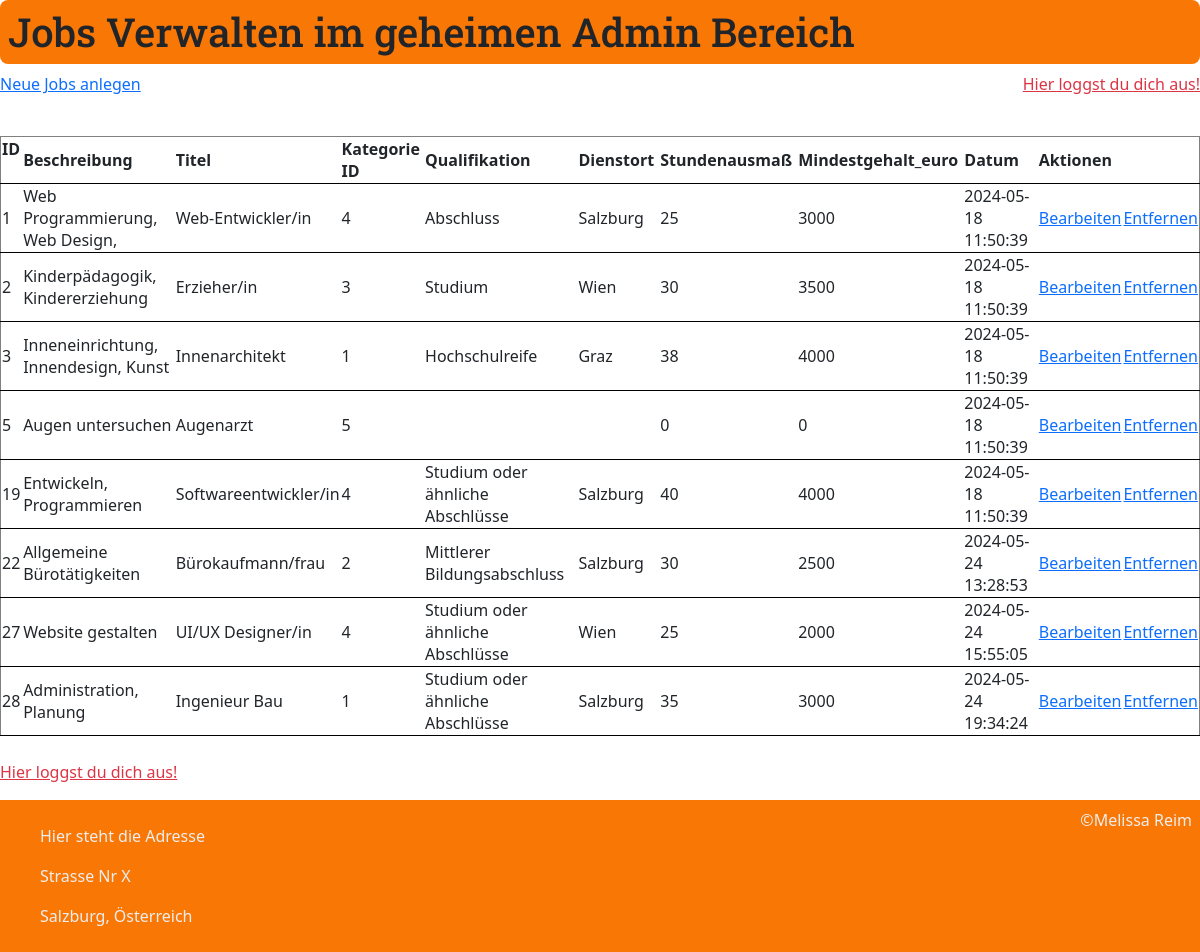
Page /PHP/admin/jobs_liste.php (signed in) on the earlier database version.
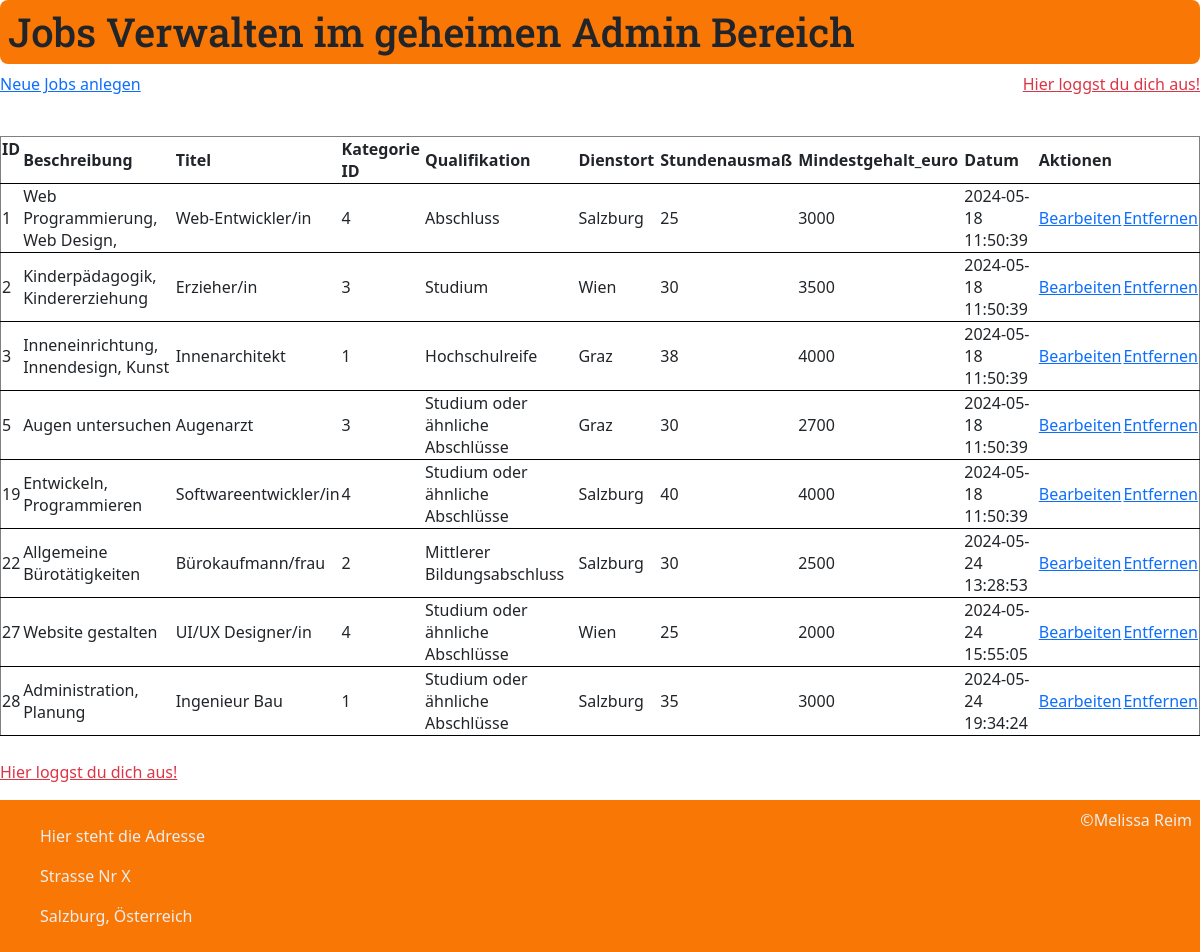
Same page on the later database version.
### tables this page shows
CREATE TABLE `jobs` (
  `id` int(10) UNSIGNED NOT NULL,
  `jobs` varchar(255) NOT NULL,
  `titel` varchar(255) NOT NULL,
  `kategorie_id` int(10) UNSIGNED NOT NULL,
  `qualifikation` varchar(255) NOT NULL,
  `dienstort` varchar(50) NOT NULL,
  `stundenausmaß` varchar(255) NOT NULL,
  `mindestgehalt_euro` varchar(255) NOT NULL,
  `datum` datetime NOT NULL DEFAULT current_timestamp(),
  `aktiv` timestamp(6) NOT NULL DEFAULT current_timestamp(6) ON UPDATE current_timestamp(6)
);

### PHP/admin/funktionen.php (called while the page is built, shortened)
<?php
$db = mysqli_connect("localhost", "root", "", "getajob");
mysqli_set_charset($db, "utf8");
function query ($sql_befehl) {
    global $db;
    $result = mysqli_query($db, $sql_befehl);
    return $result;
}

### PHP/admin/jobs_liste.php (the view, shortened to what this page needs)
<link rel="stylesheet" href="style.css">
<link
rel="stylesheet"
href="../vendor/bootstrap-5.3.2-dist/css/bootstrap.css"
/>
<?php
include "funktionen.php";
?>
<h1>Jobs Verwalten im geheimen Admin Bereich</h1>
<div style="display: flex; justify-content:space-between;">
<p><a href="jobs_anlegen.php">Neue Jobs anlegen</a></p>
<p><a class="link-danger" href="logout.php">Hier loggst du dich aus!</a></p>
</div>
<?php
$result = query ( "SELECT * FROM jobs ORDER BY id ASC");
echo "<table id='myTable' border='1'>";
echo "<thead style='border-bottom: 1px solid black;'>";
echo "<tr style='border-bottom: 1px solid black;'>";
    echo "<th>ID &nbsp;</th>";
    echo "<th>Beschreibung &nbsp;</th>";
    echo "<th>Titel&nbsp;</th>";
    echo "<th>Kategorie ID &nbsp;</th>";
    echo "<th>Qualifikation&nbsp;</th>";
    echo "<th>Dienstort&nbsp;</th>";
    echo "<th>Stundenausmaß&nbsp;</th>";
    echo "<th>Mindestgehalt_euro&nbsp;</th>";
    echo "<th>Datum&nbsp;</th>";
    echo "<th>Aktionen&nbsp;</th>";
echo "</tr>";
echo "</thead>";
    echo "<tbody>";
while ($row = mysqli_fetch_assoc($result)) {
    echo "<tr style='border-bottom: 1px solid black;'>";
        echo "<td>" . $row["id"]  .  "</td>";
        echo "<td>" . $row["jobs"]  .  "</td>";
        echo "<td>" . $row["titel"]  .  "</td>";
        echo "<td>" . $row["kategorie_id"]  .  "</td>";
        echo "<td>" . $row["qualifikation"]  .  "</td>";
        echo "<td>" . $row["dienstort"]  .  "</td>";
        echo "<td>" . $row["stundenausmaß"]  .  "</td>";
        echo "<td>" . $row["mindestgehalt_euro"]  .  "</td>";
        echo "<td>" . $row["datum"]  .  "</td>";
        echo "<td>" . "<a href='jobs_bearbeiten.php?id={$row["id"]}'>Bearbeiten</a>"  .  "</td>";
        echo "<td>" . "<a href='jobs_entfernen.php?id={$row["id"]}'>Entfernen</a>"  .  "</td>";
    echo "</tr>";
}
    echo"</tbody>";
    echo"</table>";
?>
<p><a class="link-danger" href="logout.php">Hier loggst du dich aus!</a></p>
<?php
include "../fuss.php";
?>

Differences in the rows shown:
changed jobs "Augen untersuchen": kategorie "5" → "3"; qualifikation (not shown) → "Studium oder ähnliche Abschlüsse"; dienstort (not shown) → "Graz"; stundenausmaß "0" → "30"; mindestgehalt_euro "0" → "2700"
